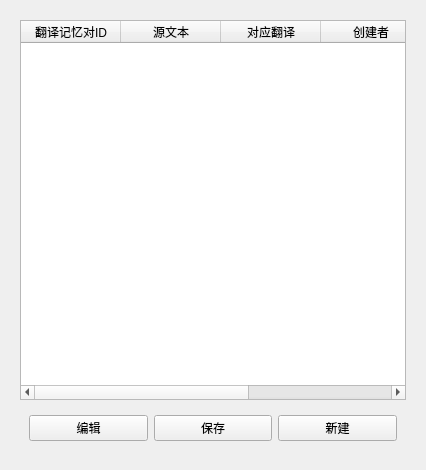
<?xml version="1.0" encoding="UTF-8"?>
<ui version="4.0">
 <class>Form</class>
 <widget class="QWidget" name="Form">
  <property name="geometry">
   <rect>
    <x>0</x>
    <y>0</y>
    <width>426</width>
    <height>470</height>
   </rect>
  </property>
  <property name="windowTitle">
   <string>Form</string>
  </property>
  <layout class="QVBoxLayout" name="verticalLayout_2">
   <item>
    <widget class="QWidget" name="widget" native="true">
     <layout class="QVBoxLayout" name="verticalLayout">
      <item>
       <widget class="QTableWidget" name="tableWidget_item">
        <property name="columnCount">
         <number>5</number>
        </property>
        <column>
         <property name="text">
          <string>翻译记忆对ID</string>
         </property>
        </column>
        <column>
         <property name="text">
          <string>源文本</string>
         </property>
        </column>
        <column>
         <property name="text">
          <string>对应翻译</string>
         </property>
        </column>
        <column>
         <property name="text">
          <string>创建者</string>
         </property>
        </column>
        <column>
         <property name="text">
          <string>创建时间</string>
         </property>
        </column>
       </widget>
      </item>
      <item>
       <widget class="QWidget" name="widget_tool" native="true">
        <layout class="QHBoxLayout" name="horizontalLayout">
         <item>
          <widget class="QPushButton" name="pushButton_edit">
           <property name="text">
            <string>编辑</string>
           </property>
          </widget>
         </item>
         <item>
          <widget class="QPushButton" name="pushButton_save">
           <property name="text">
            <string>保存</string>
           </property>
          </widget>
         </item>
         <item>
          <widget class="QPushButton" name="pushButton_createTMitems">
           <property name="text">
            <string>新建</string>
           </property>
          </widget>
         </item>
        </layout>
       </widget>
      </item>
      <item>
       <layout class="QHBoxLayout" name="horizontalLayout_3"/>
      </item>
     </layout>
    </widget>
   </item>
  </layout>
 </widget>
 <resources/>
 <connections/>
</ui>
